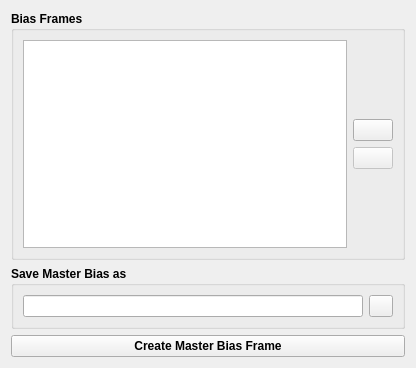
<?xml version="1.0" encoding="UTF-8"?>
<ui version="4.0">
 <class>Form</class>
 <widget class="QWidget" name="Form">
  <property name="geometry">
   <rect>
    <x>0</x>
    <y>0</y>
    <width>416</width>
    <height>368</height>
   </rect>
  </property>
  <property name="windowTitle">
   <string>Form</string>
  </property>
  <layout class="QGridLayout" name="gridLayout">
   <item row="0" column="0" colspan="2">
    <widget class="QGroupBox" name="groupBox">
     <property name="font">
      <font>
       <weight>75</weight>
       <bold>true</bold>
      </font>
     </property>
     <property name="title">
      <string>Bias Frames</string>
     </property>
     <layout class="QGridLayout" name="gridLayout_2">
      <item row="0" column="0" rowspan="4">
       <widget class="QListWidget" name="listWidgetBiasFrames">
        <property name="alternatingRowColors">
         <bool>true</bool>
        </property>
        <property name="selectionMode">
         <enum>QAbstractItemView::MultiSelection</enum>
        </property>
       </widget>
      </item>
      <item row="2" column="1">
       <widget class="QPushButton" name="btnRemoveImages">
        <property name="enabled">
         <bool>false</bool>
        </property>
        <property name="text">
         <string/>
        </property>
        <property name="icon">
         <iconset resource="../VSOP.qrc">
          <normaloff>:/images/BMP_BtnRemove_32.bmp</normaloff>:/images/BMP_BtnRemove_32.bmp</iconset>
        </property>
       </widget>
      </item>
      <item row="1" column="1">
       <widget class="QPushButton" name="btnSelectBiasFrames">
        <property name="text">
         <string/>
        </property>
        <property name="icon">
         <iconset resource="../VSOP.qrc">
          <normaloff>:/images/BMP_BtnAdd_32.bmp</normaloff>:/images/BMP_BtnAdd_32.bmp</iconset>
        </property>
       </widget>
      </item>
     </layout>
    </widget>
   </item>
   <item row="1" column="0" colspan="2">
    <widget class="QGroupBox" name="groupBox_3">
     <property name="sizePolicy">
      <sizepolicy hsizetype="Preferred" vsizetype="Fixed">
       <horstretch>0</horstretch>
       <verstretch>0</verstretch>
      </sizepolicy>
     </property>
     <property name="font">
      <font>
       <weight>75</weight>
       <italic>false</italic>
       <bold>true</bold>
      </font>
     </property>
     <property name="title">
      <string>Save Master Bias as</string>
     </property>
     <layout class="QGridLayout" name="gridLayout_4">
      <item row="0" column="0">
       <widget class="QLineEdit" name="leMasterBiasName">
        <property name="enabled">
         <bool>true</bool>
        </property>
        <property name="readOnly">
         <bool>true</bool>
        </property>
       </widget>
      </item>
      <item row="0" column="1">
       <widget class="QPushButton" name="btnSaveAs">
        <property name="sizePolicy">
         <sizepolicy hsizetype="Fixed" vsizetype="Fixed">
          <horstretch>0</horstretch>
          <verstretch>0</verstretch>
         </sizepolicy>
        </property>
        <property name="maximumSize">
         <size>
          <width>24</width>
          <height>24</height>
         </size>
        </property>
        <property name="text">
         <string/>
        </property>
        <property name="icon">
         <iconset resource="../VSOP.qrc">
          <normaloff>:/images/saveAs.png</normaloff>:/images/saveAs.png</iconset>
        </property>
       </widget>
      </item>
     </layout>
    </widget>
   </item>
   <item row="2" column="0" colspan="2">
    <widget class="QPushButton" name="btnCreate">
     <property name="font">
      <font>
       <weight>75</weight>
       <bold>true</bold>
      </font>
     </property>
     <property name="text">
      <string>Create Master Bias Frame</string>
     </property>
    </widget>
   </item>
  </layout>
 </widget>
 <resources>
  <include location="../VSOP.qrc"/>
 </resources>
 <connections/>
</ui>
